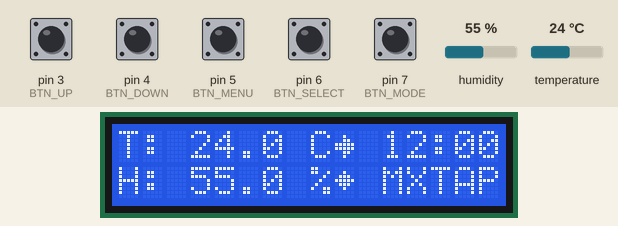
Simulated run of this sketch. Board: Arduino Uno, built with avr-gcc and run on an emulated ATmega328P. On the bench: 16×2 character LCD. The inputs (shaded band) are chosen by the test bench; at power-on: pin 3 (BTN_UP), pin 4 (BTN_DOWN), pin 5 (BTN_MENU), pin 6 (BTN_SELECT), pin 7 (BTN_MODE) HIGH, humidity 55 %, temperature 24 °C. The local clock reads 2024-03-15 10:24:30 at power-on unless the sketch sets it.

Above: at 6.0 s.
6.1 s: pin 5 (BTN_MENU) pulled LOW for 1 s
8.8 s: pin 6 (BTN_SELECT) pulled LOW for 1 s
At 9.5 s:
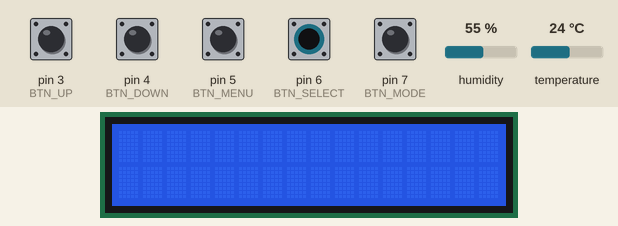
11.5 s: humidity set to 22 %
At 14.7 s:
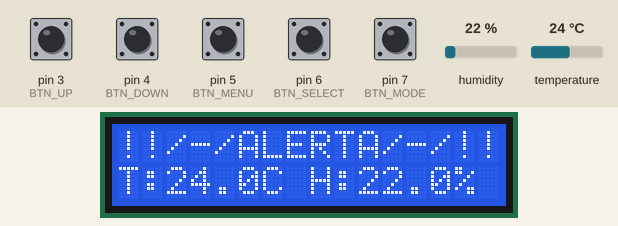
15.1 s: humidity set to 28 %
At 16.5 s:
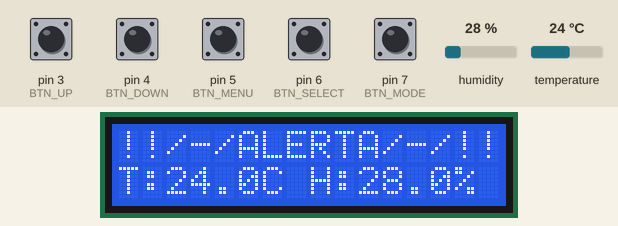
17.2 s: humidity set to 31 %
At 18.4 s:
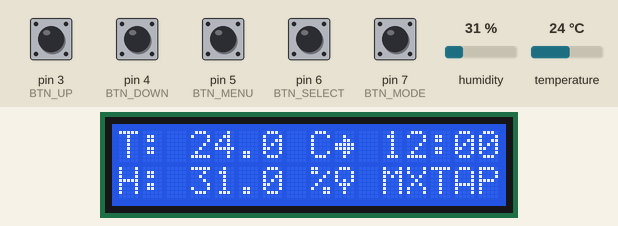
19.4 s: pin 5 (BTN_MENU) pulled LOW for 0.15 s
At 20.4 s:
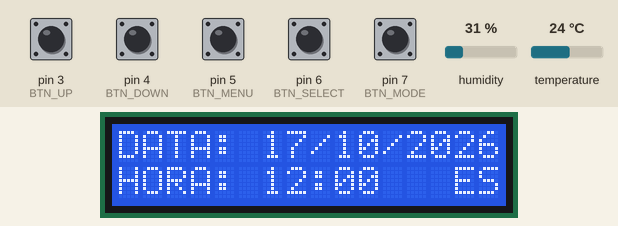
Timing chart, 0 to 22.2 s (numbered marks = the images above; inputs shaded):
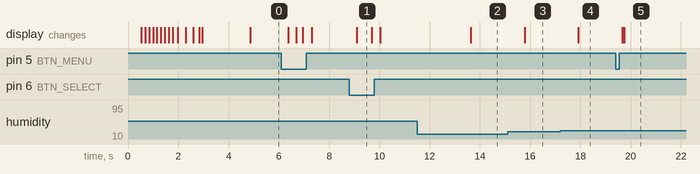

Measured:
- the behaviour switches between 29 and 30 % on humidity (found by bisection; images 3 and 4)
- after the input at 8.8 s, the display: changes after 0.29 s (image 1)
- after the input at 11.5 s, the display: changes after 2.1 s (image 2)
- after the input at 15.1 s, the display: changes after 0.68 s (image 3)
- after the input at 17.2 s, the display: changes after 0.72 s (image 4)
- after the input at 19.4 s, the display: first changes after 0.26 s (image 5 shows a later state)
- what the display in image 1 shows lasts 0.6 s, from 9.1 s to 9.7 s

The sketch:

M.E.C.A_4.0--PROJETO-FISICO.ino
```cpp
/*================================================================================
      MANUAL DE OPERAÇÃO - ECOSSISTEMA INTELIGENTE MIXTAPE v4.0 M.E.C.A 4.0
      Simula~c"ao no Wokwi: https://wokwi.com/projects/477727989879656449
================================================================================
* Desenvolvedor: Gabriel Souza | Grupo: Mixtape
* Sistema: Monitoramento Climático Interno de Alta Estabilidade via Barramento
================================================================================*/

#include <LiquidCrystal_I2C.h>  // Driver de controle do display LCD via I2C
#include <RtcDS1302.h>          // Biblioteca de gerenciamento do RTC DS1302
#include <Wire.h>               // Comunicação nativa do barramento SDA / SCL
#include <EEPROM.h>             // Armazenamento em disco não-volátil do Uno
#include "DHT.h"                // Telemetria digital de umidade e temperatura

#define LOG_OPTION 1
#define SERIAL_OPTION 1

// --- ENDEREÇAMENTO DOS SENSORES E PERIFÉRICOS ---
#define DHTPIN 2         // Pino digital de dados do sensor DHT11
#define DHTTYPE DHT11    // Definição do modelo físico do sensor
DHT dht(DHTPIN, DHTTYPE);

LiquidCrystal_I2C lcd(0x27, 16, 2); // Display LCD no endereço padrão I2C

// --- MAPEAMENTO DE HARDWARE DO RTC DS1302 ---
#define RTC_RST 10
#define RTC_DAT 9
#define RTC_CLK 8
ThreeWire myWire(RTC_DAT, RTC_CLK, RTC_RST);
RtcDS1302<ThreeWire> RTC(myWire);

// --- INTERRUPÇÃO DO TECLADO DE COMANDO ---
#define BTN_UP     3
#define BTN_DOWN   4
#define BTN_MENU   5
#define BTN_SELECT 6
#define BTN_MODE   7

// --- MAPA DE MEMÓRIA DA EEPROM (BANCO DE DADOS CIRCULAR) ---
const int maxRecords = 100;
const int recordSize = 8;
int startAddress = 0;
int endAddress = maxRecords * recordSize;
int currentAddress = 0;
int lastLoggedMinute = -1;

// --- PARAMETRIZAÇÃO DAS DIRETRIZES TÉCNICAS (GATILHOS) ---
float trigger_t_min = 20.0;
float trigger_t_max = 30.0;
float trigger_u_min = 30.0;
float trigger_u_max = 60.0;

float temperaturaEstavel = 24.0;
float umidadeEstavel = 50.0;

// Variáveis de comparação para cálculo de tendência preditiva
float ultimaTemperatura = 24.0;
float ultimaUmidade = 50.0;

// Registradores de proteção anti-ruído para a data fantasma 2043
int ultimaHoraValida = 12;
int ultimoMinutoValido = 0;
int ultimoDiaValido = 17;
int ultimoMesValido = 10;
int ultimoAnoValido = 2026;

// Timers assíncronos de varredura (Substitutos estáveis do delay)
unsigned long tempoAnteriorDHT = 0;
const unsigned long intervaloDHT = 2100;
unsigned long tempoAnteriorLCD = 0;
const unsigned long intervaloLCD = 350;

enum ModoMenu { NORMAL, HISTORICO, AJUSTAR };
ModoMenu modoAtual = NORMAL;

int horaSelecionada = 0;
int campoEditando = 0;
bool alternarTela = false;

int_fast16_t adjDia, adjMes, adjAno, adjHora, adjMin;

// --- MATRIZES DE BYTES DA ANIMAÇÃO K7 MIXTAPE ORIGINAL ---
byte k7_rolo_f1[] = { B11111, B10001, B10101, B11111, B10101, B10001, B11111, B00000 };
byte k7_rolo_f2[] = { B11111, B10101, B10001, B11111, B10001, B10101, B11111, B00000 };
byte onda_baixa[]  = { B00000, B00000, B00000, B00000, B00000, B00000, B11111, B11111 };
byte onda_media[]  = { B00000, B00000, B00000, B11111, B11111, B00000, B11111, B11111 };
byte onda_maxima[] = { B11111, B11111, B00000, B11111, B11111, B00000, B11111, B11111 };

// --- ÍCONES DE TENDÊNCIA TÉRMICA (BANCO RAM 5, 6, 7) ---
byte seta_subindo[]  = { B00100, B01110, B10101, B00100, B00100, B00100, B00100, B00000 };
byte seta_estavel[]  = { B00000, B00100, B00110, B11111, B11111, B00110, B00100, B00000 };
byte seta_descendo[] = { B00100, B00100, B00100, B00100, B10101, B01110, B00100, B00000 };

// --- ÍCONES DE TENDÊNCIA DE UMIDADE (BANCO RAM 2, 3, 4) ---
byte gota_subindo[]  = { B00100, B00100, B01110, B10101, B10001, B10001, B01110, B00000 };
byte gota_estavel[]  = { B00000, B00100, B01110, B11111, B01110, B00100, B00000, B00000 };
byte gota_descendo[] = { B01110, B10001, B10001, B10101, B01110, B00100, B00100, B00000 };

void executarAnimacaoMixtape() {
    lcd.clear();
    lcd.setCursor(0, 0); lcd.print(" LOADING SYSTEM ");

    lcd.createChar(0, k7_rolo_f1);
    lcd.createChar(1, onda_baixa);

    lcd.setCursor(1, 1); lcd.print("[");
    lcd.setCursor(2, 1); lcd.write(byte(0));
    lcd.setCursor(3, 1); lcd.print("===[");
    lcd.setCursor(7, 1); lcd.print("4.0");
    lcd.setCursor(10, 1); lcd.print("]==");
    lcd.setCursor(14, 1); lcd.write(byte(0));
    lcd.setCursor(15, 1); lcd.print("]");
    delay(400);

    for (int giro = 0; giro < 4; giro++) {
        lcd.createChar(0, k7_rolo_f2); delay(150);
        lcd.createChar(0, k7_rolo_f1); delay(150);
    }

    lcd.createChar(1, onda_media); delay(200);
    lcd.createChar(1, onda_maxima); delay(300);

    lcd.clear();
    for(int col = 0; col < 16; col++) {
        lcd.setCursor(col, 0); lcd.print("*");
        lcd.setCursor(15 - col, 1); lcd.print("*");
        delay(30);
    }
    delay(100);
    lcd.clear();

    lcd.setCursor(4, 0); lcd.print("MIXTAPE");
    lcd.setCursor(0, 1); lcd.print("ADS & ENGENHARIA");
    delay(1800);
    lcd.clear();
}

void setup() {
    pinMode(BTN_UP, INPUT_PULLUP);
    pinMode(BTN_DOWN, INPUT_PULLUP);
    pinMode(BTN_MENU, INPUT_PULLUP);
    pinMode(BTN_SELECT, INPUT_PULLUP);
    pinMode(BTN_MODE, INPUT_PULLUP);

    Wire.begin();
    dht.begin();
    lcd.init();
    lcd.backlight();

    executarAnimacaoMixtape();

    // Alocação dos Custom Chars nos registradores internos do Display LCD
    lcd.createChar(5, seta_subindo);
    lcd.createChar(6, seta_estavel);
    lcd.createChar(7, seta_descendo);

    lcd.createChar(2, gota_subindo);
    lcd.createChar(3, gota_estavel);
    lcd.createChar(4, gota_descendo);

    RTC.Begin();
    if (RTC.GetIsWriteProtected()) {
        RTC.SetIsWriteProtected(false);
    }
    if (!RTC.GetIsRunning()) {
        RTC.SetIsRunning(true);
        RtcDateTime compiled = RtcDateTime(__DATE__, __TIME__);
        RTC.SetDateTime(compiled);
    }

    float tInicial = dht.readTemperature();
    float hInicial = dht.readHumidity();
    if (!isnan(tInicial) && !isnan(hInicial)) {
        temperaturaEstavel = tInicial;
        ultimaTemperatura = tInicial;
        umidadeEstavel = hInicial;
        ultimaUmidade = hInicial;
    }
}

void loop() {
    unsigned long tempoAtual = millis();

    // --- 1. AQUISIÇÃO E FILTRAGEM DO DHT11 ---
    if (tempoAtual - tempoAnteriorDHT >= intervaloDHT) {
        tempoAnteriorDHT = tempoAtual;
        float leituraT = dht.readTemperature();
        float leituraH = dht.readHumidity();

        if (!isnan(leituraT) && !isnan(leituraH)) {
            temperaturaEstavel = leituraT;
            umidadeEstavel = leituraH;
        }
    }

    // --- 2. VARREDURA E PROTEÇÃO ANTI-RUÍDO RTC (EVITA ANO FANTASMA 2043) ---
    RtcDateTime tempoBruto = RTC.GetDateTime();

    if (tempoBruto.IsValid() && tempoBruto.Year() < 2040 && tempoBruto.Year() >= 2026) {
        ultimoAnoValido   = tempoBruto.Year();
        ultimoMesValido   = tempoBruto.Month();
        ultimoDiaValido   = tempoBruto.Day();
        ultimaHoraValida  = tempoBruto.Hour();
        ultimoMinutoValido = tempoBruto.Minute();
    }

    // --- 3. MÁQUINA DE LOG CIRCULAR DA EEPROM (SALVAMENTO ASSÍNCRONO DE MINUTO EM MINUTO) ---
    if (ultimoMinutoValido != lastLoggedMinute) {
        ultimaTemperatura = temperaturaEstavel;
        ultimaUmidade = umidadeEstavel;
        lastLoggedMinute = ultimoMinutoValido;

        // Condicional de gravação física caso haja violação de segurança do Data Center
        if (temperaturaEstavel < trigger_t_min || temperaturaEstavel > trigger_t_max || umidadeEstavel < trigger_u_min || umidadeEstavel > trigger_u_max) {
            int tempSalvar = (int)(temperaturaEstavel * 10);
            int humiSalvar = (int)(umidadeEstavel);

            EEPROM.write(currentAddress, (byte)ultimaHoraValida);
            EEPROM.write(currentAddress + 1, (byte)tempSalvar);
            EEPROM.write(currentAddress + 2, (byte)humiSalvar);

            currentAddress += 3;
            if (currentAddress >= 300) currentAddress = 0;
        }
    }

    // --- 4. TRATAMENTO DOS BOTÕES DE OPERAÇÃO ---
    bool pressionouMenu  = (digitalRead(BTN_MENU) == LOW);
    bool pressionouSel   = (digitalRead(BTN_SELECT) == LOW);
    bool pressionouMode  = (digitalRead(BTN_MODE) == LOW);

    if (pressionouMode && modoAtual != AJUSTAR) {
        delay(200);
        unsigned long tempoClique = millis();
        while (digitalRead(BTN_MODE) == LOW) {
            if (millis() - tempoClique > 1500) {
                modoAtual = AJUSTAR; campoEditando = 0;
                adjDia = ultimoDiaValido; adjMes = ultimoMesValido; adjAno = ultimoAnoValido;
                adjHora = ultimaHoraValida; adjMin = ultimoMinutoValido;
                lcd.clear();
                lcd.blink();
                break;
            }
        }
    }

    if (pressionouSel) {
        delay(250);
        lcd.clear();
        if (modoAtual == NORMAL) { modoAtual = HISTORICO; horaSelecionada = ultimaHoraValida; }
        else if (modoAtual == HISTORICO) modoAtual = NORMAL;
        else if (modoAtual == AJUSTAR) {
            campoEditando++;
            if (campoEditando > 4) { modoAtual = NORMAL; lcd.noBlink(); }
        }
    }

    if (pressionouMenu && modoAtual == NORMAL) {
        delay(250);
        alternarTela = !alternarTela;
        lcd.clear();
    }

    // --- 5. RENDERIZAÇÃO ESTÁVEL DO DISPLAY LCD (MÁQUINA DE ESTADOS FINITOS) ---
    if (tempoAtual - tempoAnteriorLCD >= intervaloLCD) {
        tempoAnteriorLCD = tempoAtual;

        if (modoAtual == NORMAL) {
            // Estado Crítico: Disparo de Alerta Climático Visível
            if (temperaturaEstavel < trigger_t_min || temperaturaEstavel > trigger_t_max || umidadeEstavel < trigger_u_min || umidadeEstavel > trigger_u_max) {
                lcd.setCursor(0, 0); lcd.print("!!/-/ALERTA/-/!!");
                lcd.setCursor(0, 1); lcd.print("T:"); lcd.print(temperaturaEstavel, 1);
                lcd.print("C H:"); lcd.print(umidadeEstavel, 1); lcd.print("%   ");
            } else {
                // Estado Estável Aba 1: Leitura Principal e Relógio
                if (!alternarTela) {
                    lcd.setCursor(0, 0); lcd.print("T: "); lcd.print(temperaturaEstavel, 1); lcd.print(" C   ");

                    // Tratamento lógico e desenho da seta de tendência térmica
                    lcd.setCursor(9, 0);
                    if (temperaturaEstavel > ultimaTemperatura + 0.05) lcd.write(5);
                    else if (temperaturaEstavel < ultimaTemperatura - 0.05) lcd.write(7);
                    else lcd.write(6);

                    lcd.setCursor(11, 0);
                    if (ultimaHoraValida < 10) lcd.print("0"); lcd.print(ultimaHoraValida); lcd.print(":");
                    if (ultimoMinutoValido < 10) lcd.print("0"); lcd.print(ultimoMinutoValido);

                    lcd.setCursor(0, 1); lcd.print("H: "); lcd.print(umidadeEstavel, 1); lcd.print(" %");

                    // Desenho do ícone de tendência de umidade preenchendo o espaço em branco
                    lcd.setCursor(9, 1);
                    if (umidadeEstavel > ultimaUmidade + 0.1) lcd.write(2);
                    else if (umidadeEstavel < ultimaUmidade - 0.1) lcd.write(4);
                    else lcd.write(3);

                    lcd.setCursor(10, 1); lcd.print(" MXTAPE");
                } else {
                    // Estado Estável Aba 2: Calendário Integral
                    lcd.setCursor(0, 0); lcd.print("DATA: ");
                    if (ultimoDiaValido < 10) lcd.print("0"); lcd.print(ultimoDiaValido); lcd.print("/");
                    if (ultimoMesValido < 10) lcd.print("0"); lcd.print(ultimoMesValido); lcd.print("/");
                    lcd.print(ultimoAnoValido);

                    lcd.setCursor(0, 1); lcd.print("HORA: ");
                    if (ultimaHoraValida < 10) lcd.print("0"); lcd.print(ultimaHoraValida); lcd.print(":");
                    if (ultimoMinutoValido < 10) lcd.print("0"); lcd.print(ultimoMinutoValido);
                    lcd.print("   ESTAVEL");
                }
            }
        }
        else if (modoAtual == HISTORICO) {
            // Estado Histórico: Navegação Dinâmica da Memória EEPROM
            bool pUpHist   = (digitalRead(BTN_UP) == LOW);
            bool pDownHist = (digitalRead(BTN_DOWN) == LOW);

            if (pUpHist)   { delay(200); horaSelecionada = (horaSelecionada + 1) % 24; lcd.clear(); }
            if (pDownHist) { delay(200); horaSelecionada = (horaSelecionada - 1 + 24) % 24; lcd.clear(); }

            bool registroAchado = false;
            float tHist = 0.0, hHist = 0.0;

            for (int i = 0; i < 300; i += 3) {
                byte hSalva = EEPROM.read(i);
                byte tSalva = EEPROM.read(i + 1);
                byte hVal   = EEPROM.read(i + 2);

                if (hSalva == horaSelecionada && tSalva > 0 && tSalva < 255) {
                    tHist = tSalva / 10.0;
                    hHist = hVal;
                    registroAchado = true;
                    break;
                }
            }

            lcd.setCursor(0, 0); lcd.print("HISTORICO: ");
            if (horaSelecionada < 10) lcd.print("0");
            lcd.print(horaSelecionada); lcd.print("h   ");

            lcd.setCursor(0, 1);
            if (registroAchado) {
                lcd.print("T:"); lcd.print(tHist, 1);
                lcd.print("C H:"); lcd.print((int)hHist);
                lcd.print("%      ");
            } else {
                lcd.print("* SEM REGISTRO *");
            }
        }
        else if (modoAtual == AJUSTAR) {
            // Estado Ajustar: Configuração Física Manual dos Registradores do RTC
            int variacao = 0;
            bool pUpAjuste   = (digitalRead(BTN_UP) == LOW);
            bool pDownAjuste = (digitalRead(BTN_DOWN) == LOW);

            if (pUpAjuste)   { delay(150); variacao = 1; }
            if (pDownAjuste) { delay(150); variacao = -1; }

            if (variacao != 0) {
                if (campoEditando == 0) adjDia  = constrain(adjDia + variacao, 1, 31);
                if (campoEditando == 1) adjMes  = constrain(adjMes + variacao, 1, 12);
                if (campoEditando == 2) adjAno  = constrain(adjAno + variacao, 2026, 2035);
                if (campoEditando == 3) adjHora = (adjHora + variacao + 24) % 24;
                if (campoEditando == 4) adjMin  = (adjMin + variacao + 60) % 60;

                RtcDateTime novoTempo = RtcDateTime((uint16_t)adjAno, (uint8_t)adjMes, (uint8_t)adjDia, (uint8_t)adjHora, (uint8_t)adjMin, 0);
                RTC.SetDateTime(novoTempo);
            }

            lcd.setCursor(0, 0); lcd.print("dd/mm/aaaa  hora");
            lcd.setCursor(0, 1);
            if(adjDia<10) lcd.print("0"); lcd.print(adjDia); lcd.print("/");
            if(adjMes<10) lcd.print("0"); lcd.print(adjMes); lcd.print("/");
            lcd.print(adjAno); lcd.print("  ");
            if(adjHora<10) lcd.print("0"); lcd.print(adjHora); lcd.print(":");
            if(adjMin<10) lcd.print("0"); lcd.print(adjMin);

            if (campoEditando == 0) lcd.setCursor(1, 1);
            else if (campoEditando == 1) lcd.setCursor(4, 1);
            else if (campoEditando == 2) lcd.setCursor(9, 1);
            else if (campoEditando == 3) lcd.setCursor(12, 1);
            else if (campoEditando == 4) lcd.setCursor(15, 1);
        }
    }

    delay(20);
}
```
